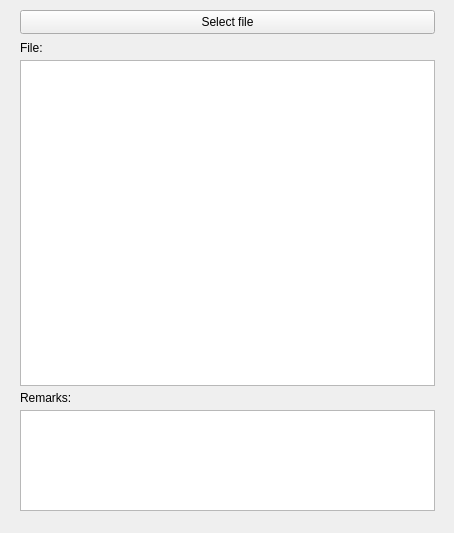
<?xml version="1.0" encoding="UTF-8"?>
<ui version="4.0">
 <class>MainForm</class>
 <widget class="QWidget" name="MainForm">
  <property name="geometry">
   <rect>
    <x>0</x>
    <y>0</y>
    <width>454</width>
    <height>533</height>
   </rect>
  </property>
  <property name="windowTitle">
   <string>Form</string>
  </property>
  <widget class="QPushButton" name="pushButton">
   <property name="geometry">
    <rect>
     <x>20</x>
     <y>10</y>
     <width>415</width>
     <height>24</height>
    </rect>
   </property>
   <property name="text">
    <string>Select file</string>
   </property>
  </widget>
  <widget class="QLabel" name="label">
   <property name="geometry">
    <rect>
     <x>50</x>
     <y>39</y>
     <width>381</width>
     <height>21</height>
    </rect>
   </property>
   <property name="text">
    <string/>
   </property>
   <property name="wordWrap">
    <bool>true</bool>
   </property>
  </widget>
  <widget class="QLabel" name="label_2">
   <property name="geometry">
    <rect>
     <x>20</x>
     <y>40</y>
     <width>49</width>
     <height>16</height>
    </rect>
   </property>
   <property name="text">
    <string>File:</string>
   </property>
  </widget>
  <widget class="QTextEdit" name="textEdit">
   <property name="geometry">
    <rect>
     <x>20</x>
     <y>410</y>
     <width>415</width>
     <height>101</height>
    </rect>
   </property>
  </widget>
  <widget class="QLabel" name="label_3">
   <property name="geometry">
    <rect>
     <x>20</x>
     <y>390</y>
     <width>61</width>
     <height>16</height>
    </rect>
   </property>
   <property name="text">
    <string>Remarks:</string>
   </property>
  </widget>
  <widget class="QTableView" name="tableView">
   <property name="geometry">
    <rect>
     <x>20</x>
     <y>60</y>
     <width>415</width>
     <height>326</height>
    </rect>
   </property>
  </widget>
 </widget>
 <resources/>
 <connections/>
</ui>
